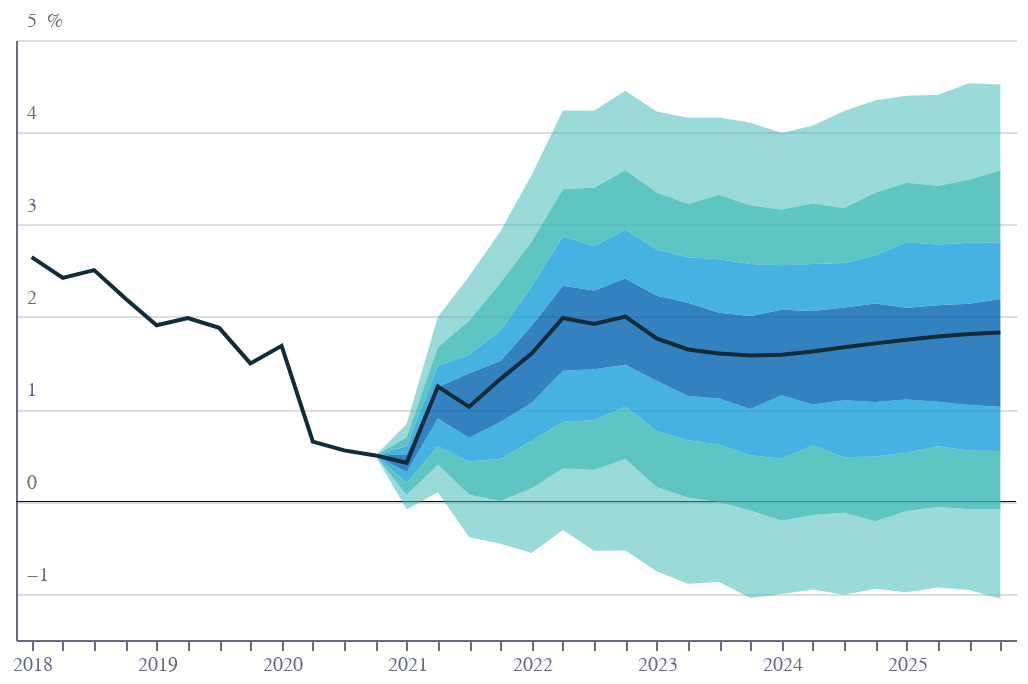

The code cell stored with this chart in its notebook:
### Code cell
base = alt.Chart(f1).encode(
    x=alt.X(
        "date:N",
        axis=alt.Axis(
            grid=False,
            title="",
            labelColor=colors["eco-gray"],
            titleColor=colors["eco-gray"],
            tickColor=colors["eco-gray"],
            domainColor=colors["eco-gray"],
            tickCount=10,
            orient="bottom",
            # labelExpr="indexof(datum.value,'Q1')>-1?slice(datum.value,0,4)+' '+slice(datum.value,4):slice(datum.value,4)",
            labelExpr="indexof(datum.value,'Q1')>-1?slice(datum.value,0,4):''",
            labelAngle=0,
        ),
    )
)
line = base.mark_line(color=colors["eco-background"]).encode(
    y=alt.Y(
        "c50:Q",
        title="",
        axis=alt.Axis(
            grid=True,
            title="%",
            titleAnchor="start",
            labelColor=colors["eco-gray"],
            titleColor=colors["eco-gray"],
            tickColor=colors["eco-gray"],
            domainColor=colors["eco-gray"],
            titleFontSize=10,
            titleFontWeight="normal",
            ticks=False,
            labelAlign="left",
            labelBaseline="middle",
            labelPadding=-5,
            labelOffset=-10,
            titleX=15,
            titleY=-5,
            titleBaseline="bottom",
            titleAngle=0,
            titleAlign="left",
            tickCount=7,
            format=".0f",
        ),
    )
)
area1 = (
    base.mark_area(color=colors["eco-turquiose"], opacity=0.5)
    .encode(y=alt.Y("c10:Q"), y2=alt.Y2("c21:Q"))
    .transform_calculate(c21="datum.c10+datum.c20")
)
area2 = (
    area1.mark_area(color=colors["eco-turquiose"], opacity=0.8)
    .encode(y=alt.Y("c21:Q"), y2=alt.Y2("c31:Q"))
    .transform_calculate(c31="datum.c21+datum.c30")
)
area3 = (
    area2.mark_area(color=colors["eco-light-blue"], opacity=0.8)
    .encode(y=alt.Y("c31:Q"), y2=alt.Y2("c41:Q"))
    .transform_calculate(c41="datum.c31+datum.c40")
)
area4 = (
    area3.mark_area(color=colors["eco-mid-blue"], opacity=0.8)
    .encode(y=alt.Y("c41:Q"), y2=alt.Y2("c61:Q"))
    .transform_calculate(c61="datum.c41+datum.c60")
)
area5 = (
    area4.mark_area(color=colors["eco-light-blue"], opacity=0.8)
    .encode(y=alt.Y("c61:Q"), y2=alt.Y2("c71:Q"))
    .transform_calculate(c71="datum.c61+datum.c70")
)
area6 = (
    area5.mark_area(color=colors["eco-turquiose"], opacity=0.8)
    .encode(y=alt.Y("c71:Q"), y2=alt.Y2("c81:Q"))
    .transform_calculate(c81="datum.c71+datum.c80")
)
area7 = (
    area6.mark_area(color=colors["eco-turquiose"], opacity=0.5)
    .encode(y=alt.Y("c81:Q"), y2=alt.Y2("c91:Q"))
    .transform_calculate(c91="datum.c81+datum.c90")
)
xAxis = (
    alt.Chart(pd.DataFrame([{"value": 0}]))
    .mark_rule(size=0.5)
    .encode(
        y=alt.Y("value:Q"),
    )
)
layer = (
    (xAxis + area1 + area2 + area3 + area4 + area5 + area6 + area7 + line)
    .configure_view(stroke=None)
    .properties(title="")
    .properties(height=300, width=500)
)
layer.save("visualisation/" + f + ".json")
layer

### Figure 1 — Vega-Lite specification as saved in the notebook (floating-point values rounded to 4 significant figures)
{"config": {"view": {"continuousWidth": 400, "continuousHeight": 300, "stroke": null}}, "layer": [{"data": {"name": "data-4c6f780913a45f81a467345005541598"}, "mark": {"type": "rule", "size": 0.5}, "encoding": {"y": {"type": "quantitative", "field": "value"}}}, {"data": {"name": "data-c21724c5dad0e242ad2a31b3429ed4f4"}, "mark": {"type": "area", "color": "#36B7B4", "opacity": 0.5}, "encoding": {"x": {"type": "nominal", "axis": {"domainColor": "#676A86", "grid": false, "labelAngle": 0, "labelColor": "#676A86", "labelExpr": "indexof(datum.value,'Q1')>-1?slice(datum.value,0,4):''", "orient": "bottom", "tickColor": "#676A86", "tickCount": 10, "title": "", "titleColor": "#676A86"}, "field": "date"}, "y": {"type": "quantitative", "field": "c10"}, "y2": {"field": "c21"}}, "transform": [{"calculate": "datum.c10+datum.c20", "as": "c21"}]}, {"data": {"name": "data-c21724c5dad0e242ad2a31b3429ed4f4"}, "mark": {"type": "area", "color": "#36B7B4", "opacity": 0.8}, "encoding": {"x": {"type": "nominal", "axis": {"domainColor": "#676A86", "grid": false, "labelAngle": 0, "labelColor": "#676A86", "labelExpr": "indexof(datum.value,'Q1')>-1?slice(datum.value,0,4):''", "orient": "bottom", "tickColor": "#676A86", "tickCount": 10, "title": "", "titleColor": "#676A86"}, "field": "date"}, "y": {"type": "quantitative", "field": "c21"}, "y2": {"field": "c31"}}, "transform": [{"calculate": "datum.c10+datum.c20", "as": "c21"}, {"calculate": "datum.c21+datum.c30", "as": "c31"}]}, {"data": {"name": "data-c21724c5dad0e242ad2a31b3429ed4f4"}, "mark": {"type": "area", "color": "#179FDB", "opacity": 0.8}, "encoding": {"x": {"type": "nominal", "axis": {"domainColor": "#676A86", "grid": false, "labelAngle": 0, "labelColor": "#676A86", "labelExpr": "indexof(datum.value,'Q1')>-1?slice(datum.value,0,4):''", "orient": "bottom", "tickColor": "#676A86", "tickCount": 10, "title": "", "titleColor": "#676A86"}, "field": "date"}, "y": {"type": "quantitative", "field": "c31"}, "y2": {"field": "c41"}}, "transform": [{"calculate": "datum.c10+datum.c20", "as": "c21"}, {"calculate": "datum.c21+datum.c30", "as": "c31"}, {"calculate": "datum.c31+datum.c40", "as": "c41"}]}, {"data": {"name": "data-c21724c5dad0e242ad2a31b3429ed4f4"}, "mark": {"type": "area", "color": "#0063AF", "opacity": 0.8}, "encoding": {"x": {"type": "nominal", "axis": {"domainColor": "#676A86", "grid": false, "labelAngle": 0, "labelColor": "#676A86", "labelExpr": "indexof(datum.value,'Q1')>-1?slice(datum.value,0,4):''", "orient": "bottom", "tickColor": "#676A86", "tickCount": 10, "title": "", "titleColor": "#676A86"}, "field": "date"}, "y": {"type": "quantitative", "field": "c41"}, "y2": {"field": "c61"}}, "transform": [{"calculate": "datum.c10+datum.c20", "as": "c21"}, {"calculate": "datum.c21+datum.c30", "as": "c31"}, {"calculate": "datum.c31+datum.c40", "as": "c41"}, {"calculate": "datum.c41+datum.c60", "as": "c61"}]}, {"data": {"name": "data-c21724c5dad0e242ad2a31b3429ed4f4"}, "mark": {"type": "area", "color": "#179FDB", "opacity": 0.8}, "encoding": {"x": {"type": "nominal", "axis": {"domainColor": "#676A86", "grid": false, "labelAngle": 0, "labelColor": "#676A86", "labelExpr": "indexof(datum.value,'Q1')>-1?slice(datum.value,0,4):''", "orient": "bottom", "tickColor": "#676A86", "tickCount": 10, "title": "", "titleColor": "#676A86"}, "field": "date"}, "y": {"type": "quantitative", "field": "c61"}, "y2": {"field": "c71"}}, "transform": [{"calculate": "datum.c10+datum.c20", "as": "c21"}, {"calculate": "datum.c21+datum.c30", "as": "c31"}, {"calculate": "datum.c31+datum.c40", "as": "c41"}, {"calculate": "datum.c41+datum.c60", "as": "c61"}, {"calculate": "datum.c61+datum.c70", "as": "c71"}]}, {"data": {"name": "data-c21724c5dad0e242ad2a31b3429ed4f4"}, "mark": {"type": "area", "color": "#36B7B4", "opacity": 0.8}, "encoding": {"x": {"type": "nominal", "axis": {"domainColor": "#676A86", "grid": false, "labelAngle": 0, "labelColor": "#676A86", "labelExpr": "indexof(datum.value,'Q1')>-1?slice(datum.value,0,4):''", "orient": "bottom", "tickColor": "#676A86", "tickCount": 10, "title": "", "titleColor": "#676A86"}, "field": "date"}, "y": {"type": "quantitative", "field": "c71"}, "y2": {"field": "c81"}}, "transform": [{"calculate": "datum.c10+datum.c20", "as": "c21"}, {"calculate": "datum.c21+datum.c30", "as": "c31"}, {"calculate": "datum.c31+datum.c40", "as": "c41"}, {"calculate": "datum.c41+datum.c60", "as": "c61"}, {"calculate": "datum.c61+datum.c70", "as": "c71"}, {"calculate": "datum.c71+datum.c80", "as": "c81"}]}, {"data": {"name": "data-c21724c5dad0e242ad2a31b3429ed4f4"}, "mark": {"type": "area", "color": "#36B7B4", "opacity": 0.5}, "encoding": {"x": {"type": "nominal", "axis": {"domainColor": "#676A86", "grid": false, "labelAngle": 0, "labelColor": "#676A86", "labelExpr": "indexof(datum.value,'Q1')>-1?slice(datum.value,0,4):''", "orient": "bottom", "tickColor": "#676A86", "tickCount": 10, "title": "", "titleColor": "#676A86"}, "field": "date"}, "y": {"type": "quantitative", "field": "c81"}, "y2": {"field": "c91"}}, "transform": [{"calculate": "datum.c10+datum.c20", "as": "c21"}, {"calculate": "datum.c21+datum.c30", "as": "c31"}, {"calculate": "datum.c31+datum.c40", "as": "c41"}, {"calculate": "datum.c41+datum.c60", "as": "c61"}, {"calculate": "datum.c61+datum.c70", "as": "c71"}, {"calculate": "datum.c71+datum.c80", "as": "c81"}, {"calculate": "datum.c81+datum.c90", "as": "c91"}]}, {"data": {"name": "data-c21724c5dad0e242ad2a31b3429ed4f4"}, "mark": {"type": "line", "color": "#122B39"}, "encoding": {"x": {"type": "nominal", "axis": {"domainColor": "#676A86", "grid": false, "labelAngle": 0, "labelColor": "#676A86", "labelExpr": "indexof(datum.value,'Q1')>-1?slice(datum.value,0,4):''", "orient": "bottom", "tickColor": "#676A86", "tickCount": 10, "title": "", "titleColor": "#676A86"}, "field": "date"}, "y": {"type": "quantitative", "axis": {"domainColor": "#676A86", "format": ".0f", "grid": true, "labelAlign": "left", "labelBaseline": "middle", "labelColor": "#676A86", "labelOffset": -10, "labelPadding": -5, "tickColor": "#676A86", "tickCount": 7, "ticks": false, "title": "%", "titleAlign": "left", "titleAnchor": "start", "titleAngle": 0, "titleBaseline": "bottom", "titleColor": "#676A86", "titleFontSize": 10, "titleFontWeight": "normal", "titleX": 15, "titleY": -5}, "field": "c50", "title": ""}}}], "height": 300, "title": "", "width": 500, "$schema": "https://vega.github.io/schema/vega-lite/v4.8.1.json", "datasets": {"data-4c6f780913a45f81a467345005541598": [{"value": 0}], "data-c21724c5dad0e242ad2a31b3429ed4f4": [{"date": "2018Q1", "c10": 2.647, "c20": 0.0, "c30": 0.0, "c40": 0.0, "c50": 2.647, "c60": 0.0, "c70": 0.0, "c80": 0.0, "c90": 0.0}, {"date": "2018Q2", "c10": 2.422, "c20": 0.0, "c30": 0.0, "c40": 0.0, "c50": 2.422, "c60": 0.0, "c70": 0.0, "c80": 0.0, "c90": 0.0}, {"date": "2018Q3", "c10": 2.507, "c20": 0.0, "c30": 0.0, "c40": 0.0, "c50": 2.507, "c60": 0.0, "c70": 0.0, "c80": 0.0, "c90": 0.0}, {"date": "2018Q4", "c10": 2.199, "c20": 0.0, "c30": 0.0, "c40": 0.0, "c50": 2.199, "c60": 0.0, "c70": 0.0, "c80": 0.0, "c90": 0.0}, {"date": "2019Q1", "c10": 1.91, "c20": 0.0, "c30": 0.0, "c40": 0.0, "c50": 1.91, "c60": 0.0, "c70": 0.0, "c80": 0.0, "c90": 0.0}, {"date": "2019Q2", "c10": 1.987, "c20": 0.0, "c30": 0.0, "c40": 0.0, "c50": 1.987, "c60": 0.0, "c70": 0.0, "c80": 0.0, "c90": 0.0}, {"date": "2019Q3", "c10": 1.881, "c20": 0.0, "c30": 0.0, "c40": 0.0, "c50": 1.881, "c60": 0.0, "c70": 0.0, "c80": 0.0, "c90": 0.0}, {"date": "2019Q4", "c10": 1.497, "c20": 0.0, "c30": 0.0, "c40": 0.0, "c50": 1.497, "c60": 0.0, "c70": 0.0, "c80": 0.0, "c90": 0.0}, {"date": "2020Q1", "c10": 1.687, "c20": 0.0, "c30": 0.0, "c40": 0.0, "c50": 1.687, "c60": 0.0, "c70": 0.0, "c80": 0.0, "c90": 0.0}, {"date": "2020Q2", "c10": 0.6494, "c20": 0.0, "c30": 0.0, "c40": 0.0, "c50": 0.6494, "c60": 0.0, "c70": 0.0, "c80": 0.0, "c90": 0.0}, {"date": "2020Q3", "c10": 0.554, "c20": 0.0, "c30": 0.0, "c40": 0.0, "c50": 0.554, "c60": 0.0, "c70": 0.0, "c80": 0.0, "c90": 0.0}, {"date": "2020Q4", "c10": 0.4996, "c20": 0.0, "c30": 0.0, "c40": 0.0, "c50": 0.4996, "c60": 0.0, "c70": 0.0, "c80": 0.0, "c90": 0.0}, {"date": "2021Q1", "c10": -0.0871, "c20": 0.1562, "c30": 0.1343, "c40": 0.1155, "c50": 0.4198, "c60": 0.1916, "c70": 0.0899, "c80": 0.0964, "c90": 0.1427}, {"date": "2021Q2", "c10": 0.1, "c20": 0.3, "c30": 0.2, "c40": 0.3, "c50": 1.246, "c60": 0.3411, "c70": 0.227, "c80": 0.2036, "c90": 0.3314}, {"date": "2021Q3", "c10": -0.3863, "c20": 0.4597, "c30": 0.3597, "c40": 0.2572, "c50": 1.026, "c60": 0.7, "c70": 0.2, "c80": 0.3678, "c90": 0.4817}, {"date": "2021Q4", "c10": -0.4574, "c20": 0.4628, "c30": 0.4575, "c40": 0.3991, "c50": 1.326, "c60": 0.6604, "c70": 0.3318, "c80": 0.512, "c90": 0.5612}, {"date": "2022Q1", "c10": -0.5573, "c20": 0.7026, "c30": 0.511, "c40": 0.4139, "c50": 1.603, "c60": 0.8339, "c70": 0.423, "c80": 0.4878, "c90": 0.7216}, {"date": "2022Q2", "c10": -0.3071, "c20": 0.6661, "c30": 0.5049, "c40": 0.5522, "c50": 1.988, "c60": 0.9214, "c70": 0.5361, "c80": 0.509, "c90": 0.8525}, {"date": "2022Q3", "c10": -0.5328, "c20": 0.8751, "c30": 0.5383, "c40": 0.5527, "c50": 1.925, "c60": 0.8523, "c70": 0.4803, "c80": 0.6323, "c90": 0.8362}, {"date": "2022Q4", "c10": -0.5302, "c20": 0.9901, "c30": 0.5691, "c40": 0.454, "c50": 2.004, "c60": 0.9326, "c70": 0.529, "c80": 0.6449, "c90": 0.8601}, {"date": "2023Q1", "c10": -0.7552, "c20": 0.914, "c30": 0.6046, "c40": 0.5454, "c50": 1.767, "c60": 0.9213, "c70": 0.5008, "c80": 0.6176, "c90": 0.8771}, {"date": "2023Q2", "c10": -0.8916, "c20": 0.9362, "c30": 0.6195, "c40": 0.4794, "c50": 1.647, "c60": 1.01, "c70": 0.4913, "c80": 0.5768, "c90": 0.9348}, {"date": "2023Q3", "c10": -0.8728, "c20": 0.8638, "c30": 0.6259, "c40": 0.4997, "c50": 1.603, "c60": 0.9287, "c70": 0.5807, "c80": 0.694, "c90": 0.8398}, {"date": "2023Q4", "c10": -1.045, "c20": 0.9481, "c30": 0.5973, "c40": 0.5035, "c50": 1.583, "c60": 1.007, "c70": 0.5619, "c80": 0.6358, "c90": 0.8952}, {"date": "2024Q1", "c10": -1.0, "c20": 0.7935, "c30": 0.67, "c40": 0.689, "c50": 1.589, "c60": 0.9259, "c70": 0.4832, "c80": 0.604, "c90": 0.8271}, {"date": "2024Q2", "c10": -0.9535, "c20": 0.8084, "c30": 0.755, "c40": 0.4404, "c50": 1.626, "c60": 1.013, "c70": 0.5102, "c80": 0.6551, "c90": 0.8465}, {"date": "2024Q3", "c10": -1.01, "c20": 0.8894, "c30": 0.6004, "c40": 0.6166, "c50": 1.671, "c60": 1.006, "c70": 0.4821, "c80": 0.5931, "c90": 1.052}, {"date": "2024Q4", "c10": -0.9455, "c20": 0.7327, "c30": 0.6996, "c40": 0.5918, "c50": 1.713, "c60": 1.066, "c70": 0.5233, "c80": 0.6777, "c90": 1.001}, {"date": "2025Q1", "c10": -0.983, "c20": 0.8813, "c30": 0.6303, "c40": 0.5769, "c50": 1.754, "c60": 0.9941, "c70": 0.7083, "c80": 0.6459, "c90": 0.9417}, {"date": "2025Q2", "c10": -0.93, "c20": 0.8695, "c30": 0.6595, "c40": 0.481, "c50": 1.789, "c60": 1.047, "c70": 0.6566, "c80": 0.6378, "c90": 0.9843}, {"date": "2025Q3", "c10": -0.9582, "c20": 0.8752, "c30": 0.6347, "c40": 0.4937, "c50": 1.815, "c60": 1.098, "c70": 0.6595, "c80": 0.6817, "c90": 1.047}, {"date": "2025Q4", "c10": -1.052, "c20": 0.9702, "c30": 0.6289, "c40": 0.4794, "c50": 1.832, "c60": 1.168, "c70": 0.6121, "c80": 0.7795, "c90": 0.9311}]}}
